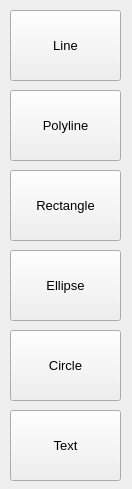
<?xml version="1.0" encoding="UTF-8"?>
<ui version="4.0">
 <class>ShapeSelectMenu</class>
 <widget class="QWidget" name="ShapeSelectMenu">
  <property name="geometry">
   <rect>
    <x>0</x>
    <y>0</y>
    <width>132</width>
    <height>489</height>
   </rect>
  </property>
  <property name="windowTitle">
   <string>Form</string>
  </property>
  <widget class="QPushButton" name="selectLine">
   <property name="geometry">
    <rect>
     <x>10</x>
     <y>10</y>
     <width>111</width>
     <height>71</height>
    </rect>
   </property>
   <property name="font">
    <font>
     <pointsize>10</pointsize>
    </font>
   </property>
   <property name="text">
    <string>Line</string>
   </property>
  </widget>
  <widget class="QPushButton" name="selectRectangle">
   <property name="geometry">
    <rect>
     <x>10</x>
     <y>170</y>
     <width>111</width>
     <height>71</height>
    </rect>
   </property>
   <property name="font">
    <font>
     <pointsize>10</pointsize>
    </font>
   </property>
   <property name="text">
    <string>Rectangle</string>
   </property>
  </widget>
  <widget class="QPushButton" name="selectEllipse">
   <property name="geometry">
    <rect>
     <x>10</x>
     <y>250</y>
     <width>111</width>
     <height>71</height>
    </rect>
   </property>
   <property name="font">
    <font>
     <pointsize>10</pointsize>
    </font>
   </property>
   <property name="text">
    <string>Ellipse</string>
   </property>
  </widget>
  <widget class="QPushButton" name="selectText">
   <property name="geometry">
    <rect>
     <x>10</x>
     <y>410</y>
     <width>111</width>
     <height>71</height>
    </rect>
   </property>
   <property name="font">
    <font>
     <pointsize>10</pointsize>
    </font>
   </property>
   <property name="text">
    <string>Text</string>
   </property>
  </widget>
  <widget class="QPushButton" name="selectPolyline">
   <property name="geometry">
    <rect>
     <x>10</x>
     <y>90</y>
     <width>111</width>
     <height>71</height>
    </rect>
   </property>
   <property name="font">
    <font>
     <pointsize>10</pointsize>
    </font>
   </property>
   <property name="text">
    <string>Polyline</string>
   </property>
  </widget>
  <widget class="QPushButton" name="selectCircle">
   <property name="geometry">
    <rect>
     <x>10</x>
     <y>330</y>
     <width>111</width>
     <height>71</height>
    </rect>
   </property>
   <property name="font">
    <font>
     <pointsize>10</pointsize>
    </font>
   </property>
   <property name="text">
    <string>Circle</string>
   </property>
  </widget>
 </widget>
 <resources/>
 <connections/>
</ui>
